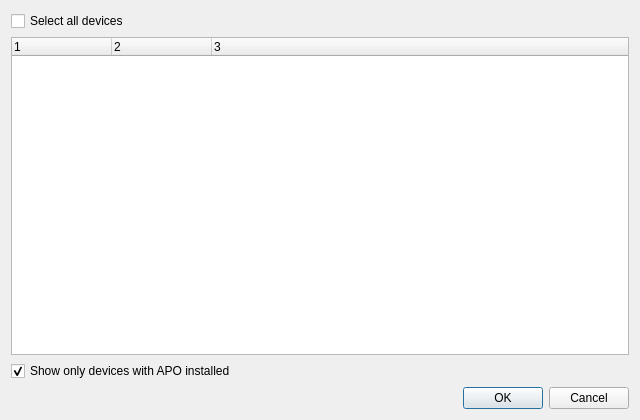
<?xml version="1.0" encoding="UTF-8"?>
<ui version="4.0">
 <class>DeviceFilterGUIDialog</class>
 <widget class="QDialog" name="DeviceFilterGUIDialog">
  <property name="geometry">
   <rect>
    <x>0</x>
    <y>0</y>
    <width>640</width>
    <height>420</height>
   </rect>
  </property>
  <property name="windowTitle">
   <string>Device selection</string>
  </property>
  <layout class="QGridLayout" name="gridLayout">
   <item row="1" column="0">
    <widget class="QTreeWidget" name="treeWidget">
     <property name="horizontalScrollBarPolicy">
      <enum>Qt::ScrollBarAlwaysOff</enum>
     </property>
     <property name="textElideMode">
      <enum>Qt::ElideMiddle</enum>
     </property>
     <property name="columnCount">
      <number>3</number>
     </property>
     <column>
      <property name="text">
       <string notr="true">1</string>
      </property>
     </column>
     <column>
      <property name="text">
       <string notr="true">2</string>
      </property>
     </column>
     <column>
      <property name="text">
       <string notr="true">3</string>
      </property>
     </column>
    </widget>
   </item>
   <item row="0" column="0">
    <widget class="QCheckBox" name="allDevicesCheckBox">
     <property name="text">
      <string>Select all devices</string>
     </property>
    </widget>
   </item>
   <item row="3" column="0">
    <widget class="QDialogButtonBox" name="buttonBox">
     <property name="orientation">
      <enum>Qt::Horizontal</enum>
     </property>
     <property name="standardButtons">
      <set>QDialogButtonBox::Cancel|QDialogButtonBox::Ok</set>
     </property>
    </widget>
   </item>
   <item row="2" column="0">
    <widget class="QCheckBox" name="showOnlyInstalledCheckBox">
     <property name="text">
      <string>Show only devices with APO installed</string>
     </property>
     <property name="checked">
      <bool>true</bool>
     </property>
    </widget>
   </item>
  </layout>
 </widget>
 <resources/>
 <connections>
  <connection>
   <sender>buttonBox</sender>
   <signal>accepted()</signal>
   <receiver>DeviceFilterGUIDialog</receiver>
   <slot>accept()</slot>
   <hints>
    <hint type="sourcelabel">
     <x>248</x>
     <y>254</y>
    </hint>
    <hint type="destinationlabel">
     <x>157</x>
     <y>274</y>
    </hint>
   </hints>
  </connection>
  <connection>
   <sender>buttonBox</sender>
   <signal>rejected()</signal>
   <receiver>DeviceFilterGUIDialog</receiver>
   <slot>reject()</slot>
   <hints>
    <hint type="sourcelabel">
     <x>316</x>
     <y>260</y>
    </hint>
    <hint type="destinationlabel">
     <x>286</x>
     <y>274</y>
    </hint>
   </hints>
  </connection>
 </connections>
</ui>
